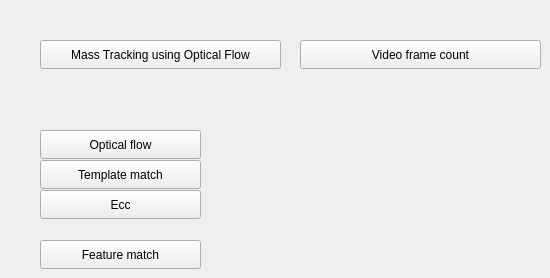
      <widget class="QWidget" name="tab_2">
       <attribute name="title">
        <string>Mass Tracking</string>
       </attribute>
       <widget class="QPushButton" name="pbMassTracking">
        <property name="geometry">
         <rect>
          <x>40</x>
          <y>40</y>
          <width>241</width>
          <height>29</height>
         </rect>
        </property>
        <property name="text">
         <string>Mass Tracking using Optical Flow</string>
        </property>
       </widget>
       <widget class="QPushButton" name="pbFeatureMatch">
        <property name="geometry">
         <rect>
          <x>40</x>
          <y>240</y>
          <width>161</width>
          <height>29</height>
         </rect>
        </property>
        <property name="text">
         <string>Feature match</string>
        </property>
       </widget>
       <widget class="QPushButton" name="pbOpticalFlow">
        <property name="geometry">
         <rect>
          <x>40</x>
          <y>130</y>
          <width>161</width>
          <height>29</height>
         </rect>
        </property>
        <property name="text">
         <string>Optical flow</string>
        </property>
       </widget>
       <widget class="QPushButton" name="pbTemplateMatch">
        <property name="geometry">
         <rect>
          <x>40</x>
          <y>160</y>
          <width>161</width>
          <height>29</height>
         </rect>
        </property>
        <property name="text">
         <string>Template match</string>
        </property>
       </widget>
       <widget class="QPushButton" name="pbEcc">
        <property name="geometry">
         <rect>
          <x>40</x>
          <y>190</y>
          <width>161</width>
          <height>29</height>
         </rect>
        </property>
        <property name="text">
         <string>Ecc</string>
        </property>
       </widget>
       <widget class="QPushButton" name="pbVideoFrameCount">
        <property name="geometry">
         <rect>
          <x>300</x>
          <y>40</y>
          <width>241</width>
          <height>29</height>
         </rect>
        </property>
        <property name="text">
         <string>Video frame count</string>
        </property>
       </widget>
      </widget>
